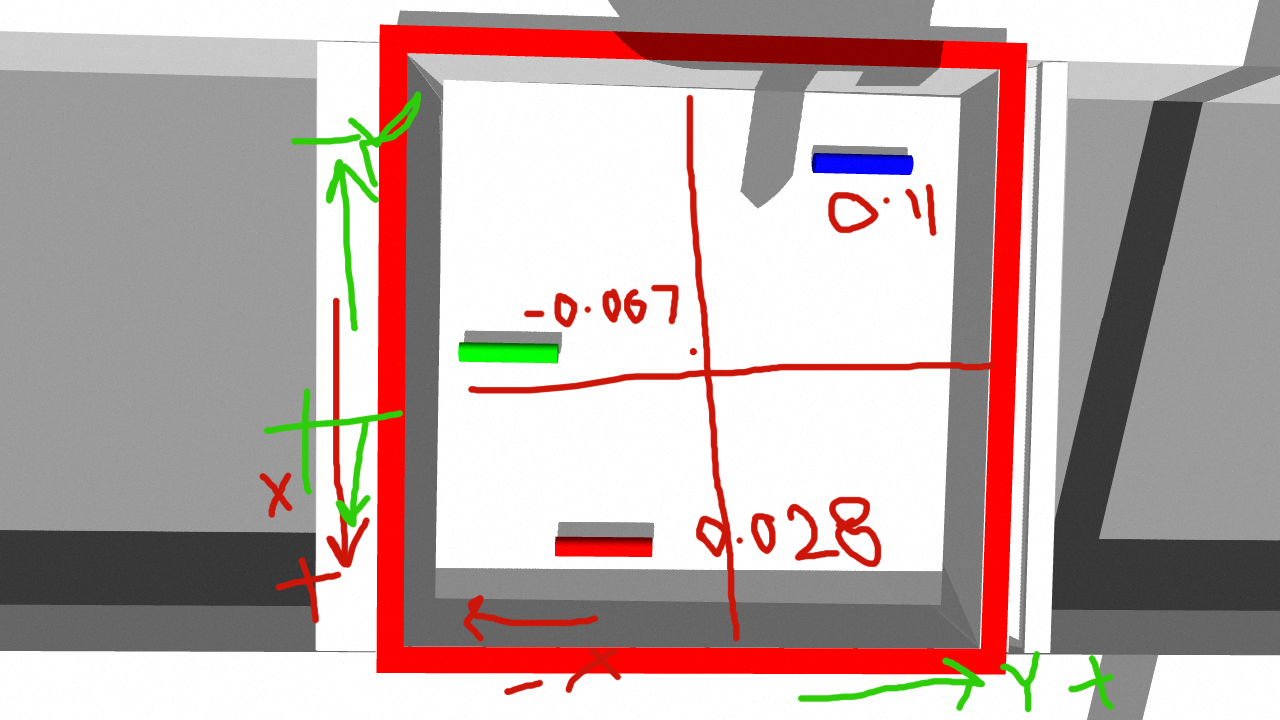
#> input picture depowdering_ws/src/add_post_pro2/add_post_pro_simulation/src/test_image.png, 1280 x 720 px
$ python test_img.py
#> lines starting #> are read from the running program, lines starting #| are printed output that depends on the picture; after the words box and inside, x2 and y2 are one past the last pixel; in counts of white or black regions, pixels touching at a corner belong together
import cv2
import numpy as np

# Define HSV lower and upper bounds for green color
green_lower = np.array([40, 40, 40])    # Hue: 40, Saturation: 40, Value: 40
green_upper = np.array([80, 255, 255])  # Hue: 80, Saturation: 255, Value: 255

# Define HSV lower and upper bounds for blue color
blue_lower = np.array([100, 40, 40])    # Hue: 100, Saturation: 40, Value: 40
blue_upper = np.array([140, 255, 255])  #

# Convert an RGB image to HSV
rgb_image = cv2.imread('test_image.png')  # Replace with your image file
#> rgb_image is the input picture: shape (720, 1280, 3); mean B, G, R 168.9, 171, 189.7
hsv_image = cv2.cvtColor(rgb_image, cv2.COLOR_BGR2HSV)
#> hsv_image: shape (720, 1280, 3); mean H, S, V 1.1, 26.5, 192.2

# Create masks for green and blue colors
green_mask = cv2.inRange(hsv_image, green_lower, green_upper)
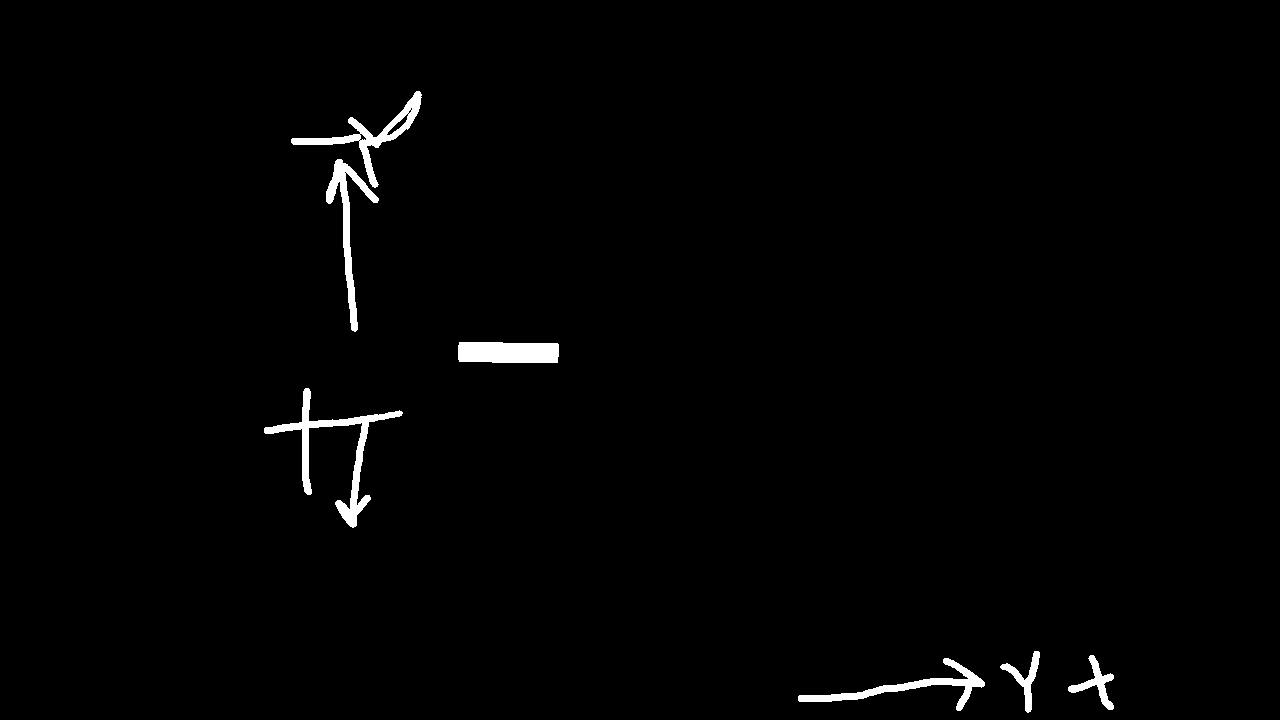
#> green_mask: shape (720, 1280); 1.3% white; 7 white regions, largest, box (x1, y1, x2, y2) and area: (264, 388, 403, 528) 2746, (458, 342, 559, 363) 2019, (291, 91, 422, 188) 1917
blue_mask = cv2.inRange(hsv_image, blue_lower, blue_upper)
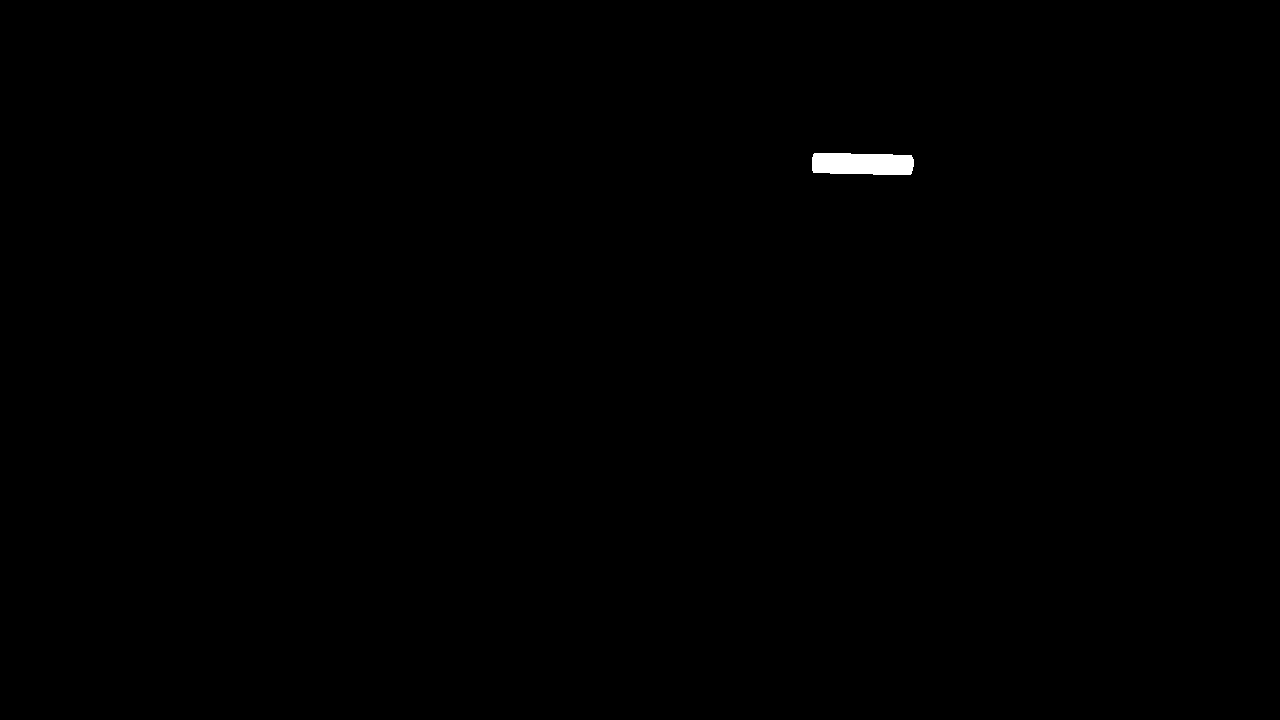
#> blue_mask: shape (720, 1280); 0.22% white; 1 white region, box (x1, y1, x2, y2) and area: (812, 153, 914, 175) 2055

# Apply masks to original image
green_result = cv2.bitwise_and(rgb_image, rgb_image, mask=green_mask)
blue_result = cv2.bitwise_and(rgb_image, rgb_image, mask=blue_mask)

# Display the results or save them
cv2.imshow('Green Result', green_mask)
cv2.imshow('Blue Result', blue_mask)
cv2.waitKey(0)
cv2.destroyAllWindows()
